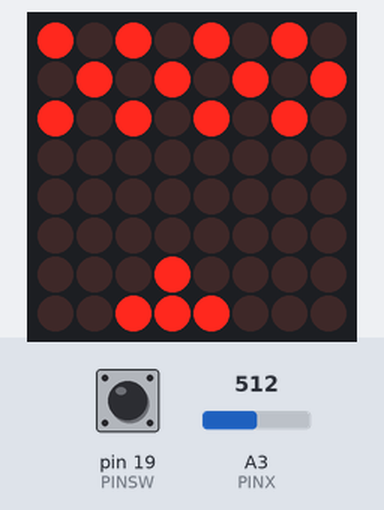
Bench run of a sketch on a simulated Arduino Uno, built with avr-gcc and run on an emulated ATmega328P. Shown: 8×8 LED matrix. Inputs (shaded band) come from the test bench; at power-on: A3 (PINX) = 512, pin 19 (PINSW) HIGH.

Above: at 2.8 s.
2.9 s: A3 (PINX) set to 687
4.4 s: A3 (PINX) set to 706
At 6.16 s:
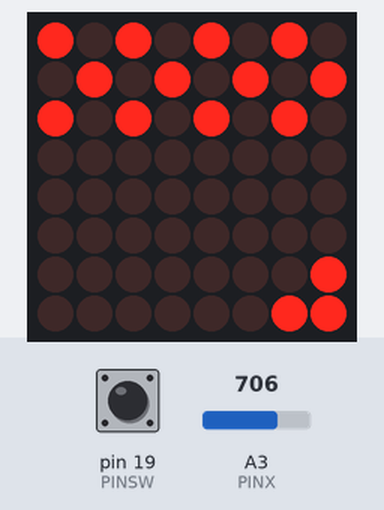
6.3 s: pin 19 (PINSW) pulled LOW for 0.15 s
At 6.73 s:
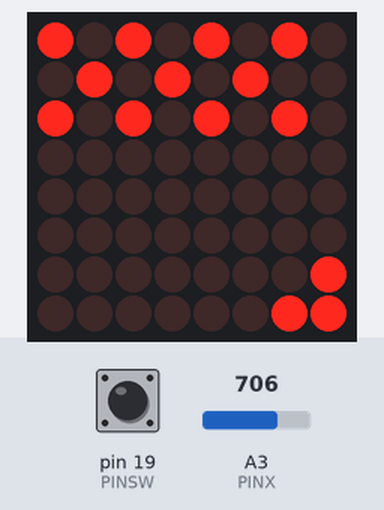
8.4 s: pin 19 (PINSW) pulled LOW for 1 s
10.9 s: A3 (PINX) set to 290
At 12.56 s:
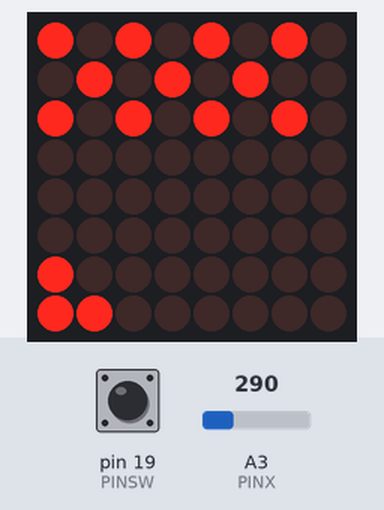
13.0 s: pin 19 (PINSW) pulled LOW for 3.2 s
At 13.74 s:
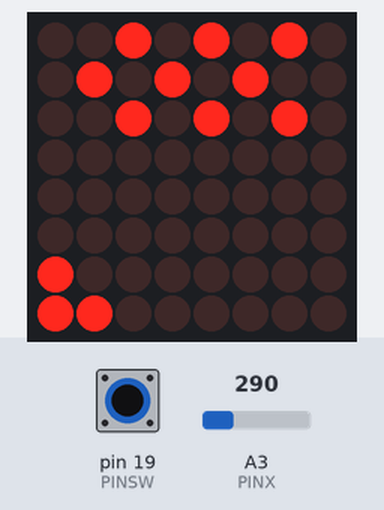

Measured:
- the behaviour switches between 699 and 700 on A3 (PINX) (found by bisection; images 0 and 1)
- after the input at 2.9 s, every drawn part: stays the same
- after the input at 4.4 s, the display: first changes after 0.15 s (image 1 shows a later state)
- after the input at 6.3 s, the display: first changes after 0.12 s (image 2 shows a later state)
- after the input at 10.9 s, the display: first changes after 0.22 s (image 3 shows a later state)
- after the input at 13.0 s, the display: first changes after 0.14 s (image 4 shows a later state)
- what the display in image 2 shows lasts 0.5 s, from 6.5 s to 7.0 s

The sketch:

DotBrickBreak.ino
```cpp
// Written by Akhila Liyanage
#include <LedControl.h>

#define PINX A3
#define PINSW 19

// Function Initializers
void StartUp(void);
void Player(void);
void CurrPosition(int pos);
void Shoot(int pos);
void CheckShot(int shotPos);
void Bricks(void);
void CheckWin(void);

// Matrix Display Init
// LedControl(dataPin, clkPin, csPin, numDevices);
LedControl mtrx = LedControl(16, 15, 14, 1);

// Joystick Init
unsigned int x = 0;

// Game Init
int playerPos = 3;          // Player starting position

byte brkRow0 = 0b10101010;  // Bricks starting state
byte brkRow1 = 0b01010101;
byte brkRow2 = 0b10101010;

// Code to run at Arduino bootup
void setup() {
  mtrx.shutdown(0, false);
  mtrx.setIntensity(0,1);
  mtrx.clearDisplay(0);
  pinMode(PINSW, INPUT_PULLUP);
  StartUp();
}

// Startup sequence that tests out all LEDs in dot matrix
void StartUp() {
  for (int i=0;i<4;++i) {
    for (int j=0;j<8;++j) {
      mtrx.setLed(0,i,j,true);
      mtrx.setLed(0,7-i,7-j,true);
      delay(50);
    }
  }
  mtrx.clearDisplay(0);
}

// Code to run continously
void loop() {
  Player();
  Bricks();
  CheckWin();
}

// Updates player based on user input
void Player() {
  CurrPosition(playerPos);

  x = analogRead(PINX);
  if (x <= 300) {
    --playerPos;
    if (playerPos < 0) playerPos = 0;
    delay(150);
    mtrx.clearDisplay(0);
  } else if (x >= 700) {
    ++playerPos;
    if (playerPos > 7) playerPos = 7;
    delay(150);
    mtrx.clearDisplay(0);
  }

  if (!digitalRead(PINSW)) Shoot(playerPos);
}

// Sets the current position of the player
void CurrPosition(int pos) {
  mtrx.setLed(0,7,pos-1,true);
  mtrx.setLed(0,7,pos,true);
  mtrx.setLed(0,7,pos+1,true);
  mtrx.setLed(0,6,pos,true);
}

// Called when PINSW is pressed to shoot a missile
void Shoot(int pos) {
  for (int i=0;i<6;++i) {
    CurrPosition(pos);
    Bricks();

    mtrx.setLed(0,6-i,pos,true);
    delay(20);
    mtrx.clearDisplay(0);
  }

  CheckShot(pos);
}

// Checks if shot missile has hit a brick
void CheckShot(int shotPos) {
  if (bitRead(brkRow2,7-shotPos)) bitWrite(brkRow2,7-shotPos,0);
  else if (bitRead(brkRow1,7-shotPos)) bitWrite(brkRow1,7-shotPos,0);
  else if (bitRead(brkRow0,7-shotPos)) bitWrite(brkRow0,7-shotPos,0);
}

// Updates the state of the bricks
void Bricks() {
  mtrx.setRow(0,0,brkRow0);
  mtrx.setRow(0,1,brkRow1);
  mtrx.setRow(0,2,brkRow2);
}

// Check if all bricks are destroyed
void CheckWin() {
  if (!(brkRow0 || brkRow1  || brkRow2)) {
    // Show smiley face because you won
    mtrx.clearDisplay(0);
    mtrx.setLed(0,1,2,true);
    mtrx.setLed(0,1,5,true);
    mtrx.setLed(0,4,1,true);
    mtrx.setLed(0,5,2,true);
    mtrx.setLed(0,5,3,true);
    mtrx.setLed(0,5,4,true);
    mtrx.setLed(0,5,5,true);
    mtrx.setLed(0,4,6,true);

    delay(3000);

    // reset the game
    mtrx.clearDisplay(0);
    brkRow0 = 0b10101010;
    brkRow1 = 0b01010101;
    brkRow2 = 0b10101010;
    playerPos = 3;
  }
}
```
